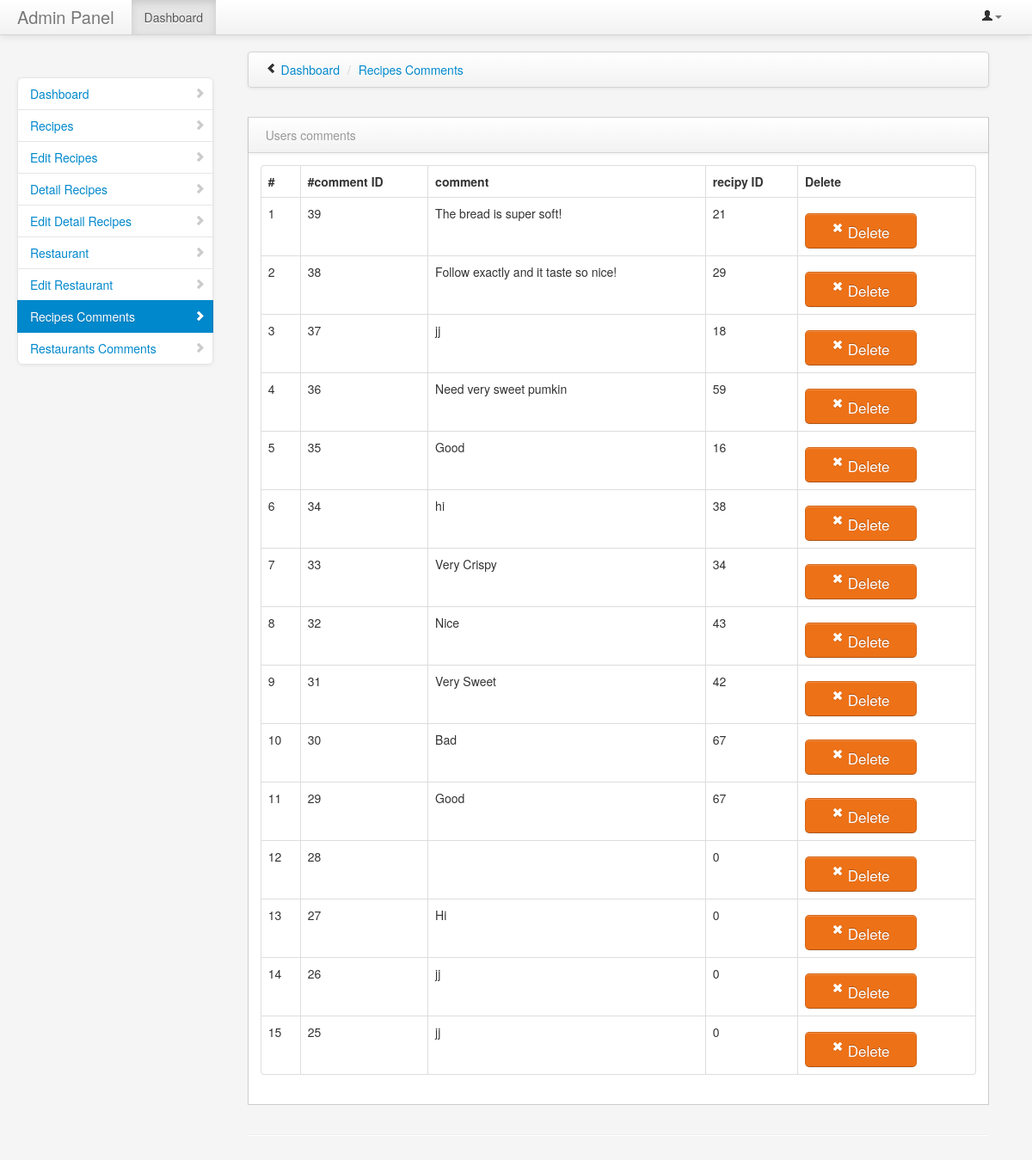
The app's page /admin/comment.php with its own data.
### tables this page shows
CREATE TABLE `commentbar` (
  `id` bigint(255) NOT NULL,
  `text` text NOT NULL,
  `date_time` varchar(222) NOT NULL,
  `recipy_id` int(222) NOT NULL
);

### admin/comment.php (the view, shortened to what this page needs)
<?php
include("../connection/connect.php");
?>
<!DOCTYPE html>
<html class="no-js">
    <head>
        <link href="bootstrap/css/bootstrap.min.css" rel="stylesheet" media="screen">
        <link href="bootstrap/css/bootstrap-responsive.min.css" rel="stylesheet" media="screen">
        <link href="vendors/easypiechart/jquery.easy-pie-chart.css" rel="stylesheet" media="screen">
        <link href="assets/styles.css" rel="stylesheet" media="screen">
		 <link href="bootstrap/css/bootstrap.min.css" rel="stylesheet" media="screen">
        <link href="bootstrap/css/bootstrap-responsive.min.css" rel="stylesheet" media="screen">
        <link href="assets/styles.css" rel="stylesheet" media="screen">
    </head>
    <body>
        <div class="navbar navbar-fixed-top">
            <div class="navbar-inner">
                <div class="container-fluid">
                    <a class="brand" href="#">Admin Panel</a>
                    <div class="nav-collapse collapse">
                        <ul class="nav pull-right">
                            <li class="dropdown">
                                <a href="#" role="button" class="dropdown-toggle" data-toggle="dropdown"> <i class="icon-user"></i><i class="caret"></i>
                                </a>
                            </li>
                        </ul>
                        <ul class="nav">
                            <li class="active">
                                <a href="#">Dashboard</a>
                            </li>
                        </ul>
                    </div>
                </div>
            </div>
        </div>
        <div class="container-fluid">
            <div class="row-fluid">
                <div class="span3" id="sidebar">
                    <ul class="nav nav-list bs-docs-sidenav nav-collapse collapse">
                        <li >
                            <a href="dashboard.php"><i class="icon-chevron-right"></i> Dashboard</a>
                        </li>
                        <li>
                            <a href="recipes.php"><i class="icon-chevron-right"></i> Recipes</a>
                        </li>
						<li>
                            <a href="editrecipe.php"><i class="icon-chevron-right"></i>Edit Recipes</a>
                        </li>
                         <li>
                            <a href="detail.php"><i class="icon-chevron-right"></i>Detail Recipes</a>
                        </li>
						 <li >
                            <a href="editdetailrecipy.php"><i class="icon-chevron-right"></i>Edit Detail Recipes</a>
                        </li>
						 <li>
                            <a href="restaurant.php"><i class="icon-chevron-right"></i>Restaurant</a>
                        </li>
						 <li>
                            <a href="editrestaurant.php"><i class="icon-chevron-right"></i>Edit Restaurant</a>
                        </li>
						<li class="active">
                            <a href="comment.php"><i class="icon-chevron-right"></i>Recipes Comments</a>
                        </li>
						<li >
                            <a href="restaurantcomment.php"><i class="icon-chevron-right"></i>Restaurants Comments</a>
                        </li>
                    </ul>
                </div>
                <div class="span9" id="content">
                    <div class="row-fluid">
                        	<div class="navbar">
                            	<div class="navbar-inner">
	                                <ul class="breadcrumb">
	                                    <i class="icon-chevron-left hide-sidebar"><a href='#' title="Hide Sidebar" rel='tooltip'>&nbsp;</a></i>
	                                    <li>
	                                        <a href="#">Dashboard</a> <span class="divider">/</span>
	                                    </li>
	                                    <li class="active">
	                                        <a href="#">Recipes Comments</a>
	                                    </li>
	                                </ul>
                            	</div>
                        	</div>
                    	</div>
                    <div class="row-fluid">
					     <div class="row-fluid">
                        <div class="block">
                            <div class="navbar navbar-inner block-header">
                                <div class="muted pull-left">Users comments</div>
                            </div>
                            <div class="block-content collapse in">
                                <div class="span12">
  									<table class="table table-bordered">
						            <thead>
                        <tr>
						  <th>#</th>
                          <th>#comment ID</th>
                          <th>comment</th>
                          <th>recipy ID</th>
						   <th>Delete</th>
                        </tr>
                      </thead>
						              <tbody>
	<?php
						$akl = "DELETE FROM commentbar WHERE id='$_GET[del]' order by id desc";
						mysqli_query($db,$akl);
					   $i=0;
						$sql = "SELECT * FROM commentbar order by id desc";
						$result = mysqli_query($db, $sql);
						while($row = mysqli_fetch_array($result))
							{
	                                $i++;
									$id =$row['id'];
									$text =$row['text'];
										$recipy_id =$row['recipy_id'];
                           echo '<tr>
									<td>'.$i.'</td>
									<td>'.$id.'</td>
									<td>'.$text.'</td>
										<td>'.$recipy_id.'</td>
        <td><a class="btn btn-danger" href=comment.php?del='.$id.'><i class="icon-remove icon-white"></i> Delete</a></td>
								</tr>';
							}
					?>
						              </tbody>
						            </table>
                                </div>
                            </div>
                        </div>
                    </div>
            </div>
            <hr>
        </div>
        <link href="vendors/datepicker.css" rel="stylesheet" media="screen">
        <link href="vendors/uniform.default.css" rel="stylesheet" media="screen">
        <link href="vendors/chosen.min.css" rel="stylesheet" media="screen">
        <link href="vendors/wysiwyg/bootstrap-wysihtml5.css" rel="stylesheet" media="screen">
    </body>
</html>

### admin/assets/styles.css (style rules this page uses)
:root { --orange:#ff7800; --No: #ED7117; }
html { font-size: 62.5%; overflow-x: hidden; scroll-behavior: smooth; scroll-padding-top: 7rem; }
body { padding-top: 0; padding-bottom: 40px; background-color: #f5f5f5; }
@media (min-width: 979px) { body { padding-top: 60px; } }
#content { margin-left:0px; }
.hide-sidebar, .show-sidebar { cursor: pointer; }
.breadcrumb { margin: 0 0 0px; padding: 10px 0px; background-color: transparent; }
.block { border: 1px solid #ccc; background: white; margin: 1em 0em; border-top: none; }
.block-content { margin: 1em; min-height: .25em; }
.block-header { margin-bottom: 0px; border-right: none; border-left: none; -webkit-border-radius: 0px; -moz-border-radius: 0px; border-radius: 0px; }
.block-header div { padding-top: 10px; }
.bs-docs-sidenav { max-width: 228px; margin: 30px 0 0; padding: 0; background-color: #fff; -webkit-border-radius: 6px; -moz-border-radius: 6px; border-radius: 6px; -webkit-box-shadow: 0 1px 4px rgba(0,0,0,.065); -moz-box-shadow: 0 1px 4px rgba(0,0,0,.065); box-shadow: 0 1px 4px rgba(0,0,0,.065); }
.bs-docs-sidenav > li > a { display: block; width: 190px \9; margin: 0 0 -1px; padding: 8px 14px; border: 1px solid #e5e5e5; }
.bs-docs-sidenav > li:first-child > a { -webkit-border-radius: 6px 6px 0 0; -moz-border-radius: 6px 6px 0 0; border-radius: 6px 6px 0 0; }
.bs-docs-sidenav > li:last-child > a { -webkit-border-radius: 0 0 6px 6px; -moz-border-radius: 0 0 6px 6px; border-radius: 0 0 6px 6px; }
.bs-docs-sidenav > .active > a { position: relative; z-index: 2; padding: 9px 15px; border: 0; text-shadow: 0 1px 0 rgba(0,0,0,.15); -webkit-box-shadow: inset 1px 0 0 rgba(0,0,0,.1), inset -1px 0 0 rgba(0,0,0,.1); -moz-box-shadow: inset 1px 0 0 rgba(0,0,0,.1), inset -1px 0 0 rgba(0,0,0,.1); box-shadow: inset 1px 0 0 rgba(0,0,0,.1), inset -1px 0 0 rgba(0,0,0,.1); }
.bs-docs-sidenav .icon-chevron-right { float: right; margin-top: 2px; margin-right: -6px; opacity: .25; }
.bs-docs-sidenav .active .icon-chevron-right, .bs-docs-sidenav .active a:hover .icon-chevron-right { opacity: 1; }
.btn { margin-top: 1rem; display: inline-block; font-size: 1.7rem; color:#fff; background: var(--No); border-radius: .5rem; cursor: pointer; padding:.8rem 3rem; }

### records on screen
commentbar: id "39", text "The bread is super soft!", recipy "21"
commentbar: id "38", text "Follow exactly and it taste so nice!", recipy "29"
commentbar: id "37", text "jj", recipy "18"
commentbar: id "36", text "Need very sweet pumkin", recipy "59"
commentbar: id "35", text "Good", recipy "16"
commentbar: id "34", text "hi", recipy "38"
commentbar: id "33", text "Very Crispy", recipy "34"
commentbar: id "32", text "Nice", recipy "43"
commentbar: id "31", text "Very Sweet", recipy "42"
commentbar: id "30", text "Bad", recipy "67"
commentbar: id "29", text "Good", recipy "67"
commentbar: id "28", recipy "0"
commentbar: id "27", text "Hi", recipy "0"
commentbar: id "26", text "jj", recipy "0"
commentbar: id "25", text "jj", recipy "0"
